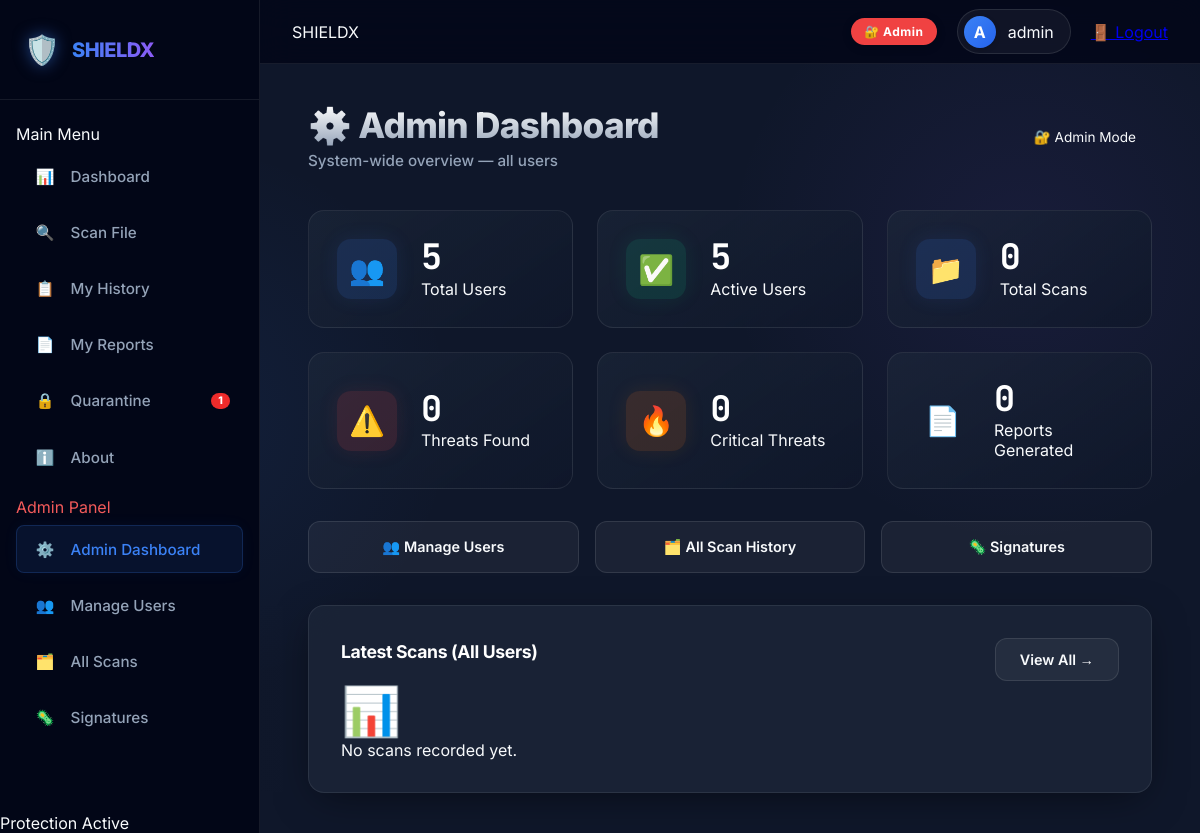
Page /admin/ (signed in) on the committed database.
### web/models.py (models this page shows, shortened)
class User(UserMixin, db.Model):
    __tablename__ = "users"
    id            = db.Column(db.Integer, primary_key=True)
    username      = db.Column(db.String(80),  unique=True, nullable=False)
    email         = db.Column(db.String(120), unique=True, nullable=False)
    password_hash = db.Column(db.String(256), nullable=False)
    role          = db.Column(db.String(20), default="student")  # student | staff | admin
    is_active     = db.Column(db.Boolean, default=True)
    created_at    = db.Column(db.DateTime, default=datetime.utcnow)
    @property
    def is_admin(self) -> bool:
        return self.role == "admin"
    @property
    def role_label(self) -> str:
        return {"student": "🎓 Student", "staff": "👔 Staff", "admin": "🔐 Admin"}.get(self.role, self.role)
    @property
    def role_color(self) -> str:
        return {
            "student": "hsl(213,94%,60%)",
            "staff":   "hsl(142,71%,45%)",
            "admin":   "hsl(0,85%,60%)",
        }.get(self.role, "var(--text-muted)")

### web/admin.py (the view)
@admin_bp.route("/")
@admin_required
def dashboard():
    stats        = get_stats(user_id=None)
    recent       = get_all(user_id=None)[:10]
    all_users    = User.query.order_by(User.created_at.desc()).all()
    total_users  = len(all_users)
    active_users = sum(1 for u in all_users if u.is_active)
    total_reports= len(get_all_reports(user_id=None))
    role_counts  = {r: sum(1 for u in all_users if u.role == r) for r in ROLES}
    return render_template(
        "admin/dashboard.html",
        stats=stats,
        recent=recent,
        total_users=total_users,
        active_users=active_users,
        total_reports=total_reports,
        role_counts=role_counts,
    )

### web/admin.py (called while the page is built)
def admin_required(f):
    @wraps(f)
    @login_required
    def decorated(*args, **kwargs):
        if not current_user.is_admin:
            flash("Admin access required.", "error")
            return redirect(url_for("main.index"))
        return f(*args, **kwargs)
    return decorated

### web/quarantine.py (called while the page is built)
def _load() -> list:
    if not _INDEX_FILE or not os.path.exists(_INDEX_FILE):
        return []
    try:
        with open(_INDEX_FILE, "r") as f:
            return json.load(f)
    except Exception:
        return []

def get_all(user_id: int = None, admin: bool = False) -> list:
    index = _load()
    if admin:
        return index
    if user_id is not None:
        return [e for e in index if e.get("user_id") == user_id]
    return []

### web/reports.py (called while the page is built)
def _load_index():
    if not os.path.exists(REPORTS_INDEX):
        return []
    try:
        with open(REPORTS_INDEX) as f:
            return json.load(f)
    except Exception:
        return []

def get_all_reports(user_id=None):
    index = _load_index()
    if user_id is None:
        return index
    return [r for r in index if r.get("user_id") == user_id]

### web/scan_history.py (called while the page is built)
def _load():
    if not os.path.exists(HISTORY_FILE):
        return []
    try:
        with open(HISTORY_FILE) as f:
            return json.load(f)
    except Exception:
        return []

def get_all(user_id=None):
    history = _load()
    if user_id is None:
        return history
    return [e for e in history if e.get("user_id") == user_id]

def get_stats(user_id=None):
    history = get_all(user_id=user_id)
    total    = len(history)
    threats  = sum(1 for e in history if e.get("is_malicious"))
    critical = sum(1 for e in history if e.get("severity") == "CRITICAL")
    high     = sum(1 for e in history if e.get("severity") == "HIGH")
    return {
        "total_scans":   total,
        "threats_found": threats,
        "clean_files":   total - threats,
        "critical":      critical,
        "high":          high,
    }

### web/templates/admin/dashboard.html (shortened to what this page needs)
{% extends "base.html" %}
{% block content %}
<div class="page-header">
    <div>
        <h1 class="page-title">⚙️ Admin Dashboard</h1>
        <p class="page-subtitle">System-wide overview — all users</p>
    </div>
    <span class="badge badge-danger" style="padding: 0.5rem 1rem; font-size: 0.85rem;">🔐 Admin Mode</span>
</div>
<div class="stats-grid" style="margin-bottom: 2rem;">
    <div class="stat-card">
        <div class="stat-icon stat-blue">👥</div>
        <div class="stat-info">
            <p class="stat-value">{{ total_users }}</p>
            <p class="stat-label">Total Users</p>
        </div>
    </div>
    <div class="stat-card">
        <div class="stat-icon stat-green">✅</div>
        <div class="stat-info">
            <p class="stat-value">{{ active_users }}</p>
            <p class="stat-label">Active Users</p>
        </div>
    </div>
    <div class="stat-card">
        <div class="stat-icon stat-blue">📁</div>
        <div class="stat-info">
            <p class="stat-value">{{ stats.total_scans }}</p>
            <p class="stat-label">Total Scans</p>
        </div>
    </div>
    <div class="stat-card">
        <div class="stat-icon stat-red">⚠️</div>
        <div class="stat-info">
            <p class="stat-value">{{ stats.threats_found }}</p>
            <p class="stat-label">Threats Found</p>
        </div>
    </div>
    <div class="stat-card">
        <div class="stat-icon stat-orange">🔥</div>
        <div class="stat-info">
            <p class="stat-value">{{ stats.critical }}</p>
            <p class="stat-label">Critical Threats</p>
        </div>
    </div>
    <div class="stat-card">
        <div class="stat-icon stat-purple">📄</div>
        <div class="stat-info">
            <p class="stat-value">{{ total_reports }}</p>
            <p class="stat-label">Reports Generated</p>
        </div>
    </div>
</div>
<div style="display:grid; grid-template-columns: repeat(auto-fit, minmax(180px,1fr)); gap: 1rem; margin-bottom: 2rem;">
    <a href="{{ url_for('admin.users') }}" class="btn btn-ghost" style="justify-content:center; padding: 1rem;">👥
        Manage Users</a>
    <a href="{{ url_for('admin.history') }}" class="btn btn-ghost" style="justify-content:center; padding: 1rem;">🗂️
        All Scan History</a>
    <a href="{{ url_for('admin.signatures') }}" class="btn btn-ghost" style="justify-content:center; padding: 1rem;">🦠
        Signatures</a>
</div>
<div class="glass-card">
    <div style="display:flex; justify-content:space-between; align-items:center;">
        <h3 class="card-title">Latest Scans (All Users)</h3>
        <a href="{{ url_for('admin.history') }}" class="btn btn-ghost btn-sm">View All →</a>
    </div>
    {% if recent %}
    <div class="table-wrapper" style="margin-top: 1rem;">
        <table class="data-table">
            <thead>
                <tr>
                    <th>File Name</th>
                    <th>User ID</th>
                    <th>Status</th>
                    <th>Severity</th>
                    <th>Scanned At</th>
                </tr>
            </thead>
            <tbody>
                {% for e in recent %}
                <tr class="{% if e.is_malicious %}row-threat{% else %}row-clean{% endif %}">
                    <td class="file-name-cell">📄 {{ e.file_name }}</td>
                    <td style="color:var(--text-muted); font-size:0.85rem;">{{ e.user_id or '—' }}</td>
                    <td>{% if e.is_malicious %}<span class="badge badge-danger">⚠️ THREAT</span>{% else %}<span
                            class="badge badge-success">✅ CLEAN</span>{% endif %}</td>
                    <td>{% if e.severity %}<span class="badge badge-{{ e.severity|lower }}">{{ e.severity }}</span>{%
                        else %}<span style="color:var(--text-muted)">—</span>{% endif %}</td>
                    <td style="color:var(--text-muted); font-size:0.85rem;">{{ e.scanned_at }}</td>
                </tr>
                {% endfor %}
            </tbody>
        </table>
    </div>
    {% else %}
    <div class="empty-state">
        <p style="font-size:3rem">📊</p>
        <p>No scans recorded yet.</p>
    </div>
    {% endif %}
</div>
{% endblock %}

### web/templates/base.html (shortened to what this page needs)
<!DOCTYPE html>
<html lang="en">
<head>
    <link rel="stylesheet" href="{{ url_for('static', filename='css/style.css') }}">
</head>
<body>
    <aside class="sidebar">
        <div class="sidebar-brand">
            <span class="brand-icon">🛡️</span>
            <span class="brand-text">SHIELDX</span>
        </div>
        <nav class="sidebar-nav">
            <p class="nav-section-label">Main Menu</p>
            <a href="{{ url_for('main.index') }}"
                class="nav-item {% if request.endpoint == 'main.index' %}active{% endif %}">
                <span class="nav-icon">📊</span><span>Dashboard</span>
            </a>
            <a href="{{ url_for('main.scan_page') }}"
                class="nav-item {% if request.endpoint == 'main.scan_page' %}active{% endif %}">
                <span class="nav-icon">🔍</span><span>Scan File</span>
            </a>
            <a href="{{ url_for('main.history_page') }}"
                class="nav-item {% if request.endpoint == 'main.history_page' %}active{% endif %}">
                <span class="nav-icon">📋</span><span>My History</span>
            </a>
            <a href="{{ url_for('main.reports_page') }}"
                class="nav-item {% if request.endpoint == 'main.reports_page' %}active{% endif %}">
                <span class="nav-icon">📄</span><span>My Reports</span>
            </a>
            <a href="{{ url_for('main.quarantine_page') }}"
                class="nav-item {% if request.endpoint == 'main.quarantine_page' %}active{% endif %}"
                style="position:relative;">
                <span class="nav-icon">🔒</span><span>Quarantine</span>
                {% if quarantine_count > 0 %}
                <span style="
                    position:absolute; right:0.75rem; top:50%; transform:translateY(-50%);
                    background:hsl(0,85%,55%); color:#fff; font-size:0.65rem; font-weight:800;
                    padding:0.1rem 0.45rem; border-radius:99px; animation:pulse 2s infinite;
                ">{{ quarantine_count }}</span>
                {% endif %}
            </a>
            <a href="{{ url_for('main.about_page') }}"
                class="nav-item {% if request.endpoint == 'main.about_page' %}active{% endif %}">
                <span class="nav-icon">ℹ️</span><span>About</span>
            </a>
            {% if current_user.is_admin %}
            <p class="nav-section-label" style="color: hsl(0,85%,65%);">Admin Panel</p>
            <a href="{{ url_for('admin.dashboard') }}"
                class="nav-item nav-admin {% if request.endpoint == 'admin.dashboard' %}active{% endif %}">
                <span class="nav-icon">⚙️</span><span>Admin Dashboard</span>
            </a>
            <a href="{{ url_for('admin.users') }}"
                class="nav-item nav-admin {% if request.endpoint == 'admin.users' %}active{% endif %}">
                <span class="nav-icon">👥</span><span>Manage Users</span>
            </a>
            <a href="{{ url_for('admin.history') }}"
                class="nav-item nav-admin {% if request.endpoint == 'admin.history' %}active{% endif %}">
                <span class="nav-icon">🗂️</span><span>All Scans</span>
            </a>
            <a href="{{ url_for('admin.signatures') }}"
                class="nav-item nav-admin {% if request.endpoint == 'admin.signatures' %}active{% endif %}">
                <span class="nav-icon">🦠</span><span>Signatures</span>
            </a>
            {% endif %}
        </nav>
        <div class="sidebar-status">
            <span>Protection Active</span>
        </div>
    </aside>
    <header class="topbar">
        <div class="topbar-left">
            <span class="topbar-page">{% block topbar_title %}SHIELDX{% endblock %}</span>
        </div>
        <div class="topbar-right">
            <span class="role-pill" style="background:{{ current_user.role_color }}; color:white;">
                {{ current_user.role_label }}
            </span>
            <div class="user-chip">
                <div class="user-avatar-sm">{{ current_user.username[0] | upper }}</div>
                <span class="user-chip-name">{{ current_user.username }}</span>
            </div>
            <a href="{{ url_for('auth.logout') }}" class="topbar-logout">
                🚪 Logout
            </a>
        </div>
    </header>
    <main class="main-content">
        {% block content %}{% endblock %}
    </main>
</body>
</html>

### rows in the picture
User: role_label "🔐 Admin", username "A", username "admin"

### other values in the picture
{{ quarantine_count }} "1"
{{ total_users }} "5"
{{ active_users }} "5"
{{ stats.total_scans }} "0"
{{ stats.threats_found }} "0"
{{ stats.critical }} "0"
{{ total_reports }} "0"
